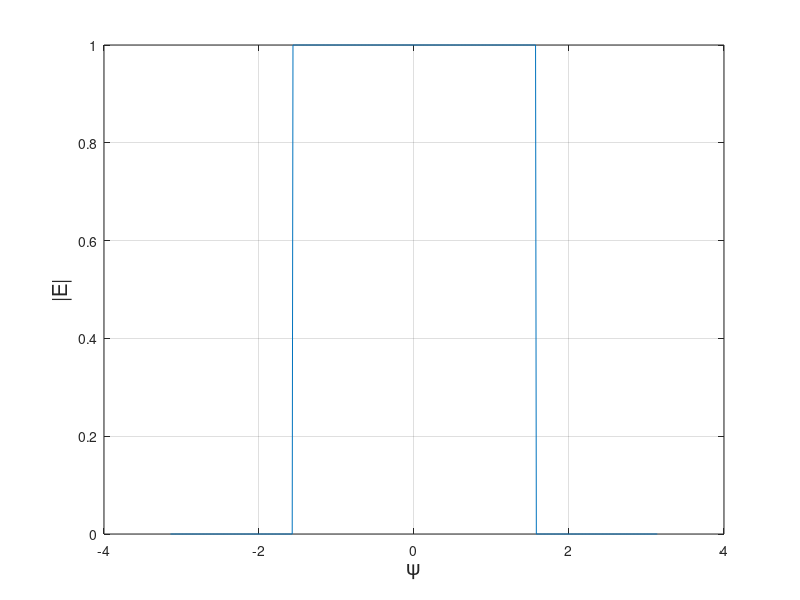

This chart was generated by the following MATLAB code: (Note: this script raises an error after producing the figure.)
clear all
close all
clc

disp('Modify:')
disp('- a0: DC term of the Fourier series')
disp('- a(k): expression for sine coeffs')
disp('- b(k): expression for cosine coeffs')
disp('ALL OF THEM IN THE FIRST SECTION OF THE CODE, "Fourier coeffs"')
disp(' ')
disp('FIRST OF ALL:')
disp('Draw the desired frequency respone (first lines of code)')
disp(' ')

%% Desired response
x = -pi:0.01:pi;
y = (x>-pi/2).*(x<pi/2);
figure(1)
plot(x,y)
ylabel('|E|','fontsize',15)
xlabel('\psi','fontsize',15)
grid on
hold on

%% Array characteristics 
prompt = sprintf ('Type: broadside, end-fire array or non? \n(answer "broadside", "end_fire" or "none", as a string in MATLAB) \n');
array_type = input(prompt);
if  ~strcmp(array_type,'broadside') && ~strcmp(array_type,'end_fire') && ~strcmp(array_type,'none')
    error('Wrong type of array introduced.')
end

if  strcmp(array_type,'none')
    prompt = sprintf ('Insert the value of alpha. \n');
    alpha = input(prompt);
    if  ~isscalar(alpha) || (alpha>2*pi) || (alpha<-2*pi)
        error('Insert a value for alpha between -2\pi and 2\pi.')
    end
    
    prompt = sprintf ('What is the value of "d", separation between \neach antenna and the following one in the array? \n(insert a number in terms of lambda, \nEx: introducing 1/2 means d=lambda/2) \n');
    % If given kd, calculate d as d=kd/2*pi.
    d = input(prompt);
    if ~isscalar(d)
        error('Introduce a scalar for the value of "d"')
    end
    
    kd = 2*pi*d;
else
    prompt = sprintf ('What is the value of "d", separation between \neach antenna and the following one in the array? \n(insert a number in terms of lambda, \nEx: introducing 1/2 means d=lambda/2) \n');
    % If given kd or alpha, do this (see notes of lecture 18, page 4):
    % - If I am given the value of kd, calculate d as d=kd/2*pi.
    % - If I am given the value of alpha and it is different than 0, it means 
    %   that it is an end_fire array, then alpha=kd and d = alpha/2*pi.
    d = input(prompt);
    if ~isscalar(d)
        error('Introduce a scalar for the value of "d"')
    end
    
    kd = 2*pi*d;

    if  strcmp(array_type,'broadside')
        alpha = 0; % Because alpha = 0 for broadside (Lecture 18 notes, page 1)
    elseif strcmp(array_type,'end_fire')
        alpha = -kd; % Because alpha = -kd for end-fire (Lecture 18 notes, page 1)
    end
end

prompt = sprintf ('What is the number "n" of elements in the array? \n');
n = input(prompt);
if ~isscalar(n) || (n~=floor(n)) || n<=1 || (((n+1)/2)~=floor(((n+1)/2)))
    error('Introduce an odd integer scalar, bigger than 1, for the number of elements in the array (has to be odd because of the Fourier series procedure used)')
end
disp(' ')
disp('NOTE:')
disp('This it the total number of elements in the array, but some of them might not be energized.')

m = (n-1)/2; % m is the number of sine terms in the Fourier series (same as the number of cosine terms)

%% Fourier coeffs

a0=1/2; % Insert the value for a0
for k=1:m
    a(k) = 1/(k*pi)*sin(k*pi/2); % Insert the expression for a_k
    b(k) = 0; % Insert the expression for b_k
end

%% Radiation pattern as a function of psi
psi = -pi:0.001:pi;
sum_coeff =0;
for k=1:m
    sum_coeff = sum_coeff + 2*(a(k)*cos(k*psi)-b(k)*sin(k*psi));
end

E = a0 + sum_coeff;

figure(1)
plot(psi,E)

% % Create the polynomial for the electric field E (see back of page 26 of my notes)
% for k=1:m
%     A(k) = a(m-k+1)-j*b(m-k+1);
% end
% for k=m+2:2*m+1
%     A(k) = a(k-m-1)+j*b(k-m-1);
% end
% A(m+1) = a0;
% 
% psi = -pi:0.001:pi;
% z = exp(j*psi);
% E = 0; % Initialize
% for k=1:m
%     E = E + A(k)*z.^(k-m-1);
% 
% end
% for k=m+2:2*m+1
%     E = E + A(k)*z.^(m-k+1);
% end
% E = E + A(m+1); % This is the z^0 term
% 
% E = abs(E);
%
% E = 1/pi*(-1/3*z.^(-3)+z.^(-1)+pi/2+z-1/3*z.^3);

%% Radiation pattern as a function of phi
clear E

phi = 0:0.001:2*pi;
%psi = (kd*cos(phi)+alpha)
sum_coeff =0;
for k=1:m
    sum_coeff = sum_coeff + 2*(a(k)*cos(k*(kd*cos(phi)+alpha))-b(k)*sin(k*(kd*cos(phi)+alpha)));
end

E = a0 + sum_coeff;
E = abs(E);

figure(2)
polar(phi,E)
